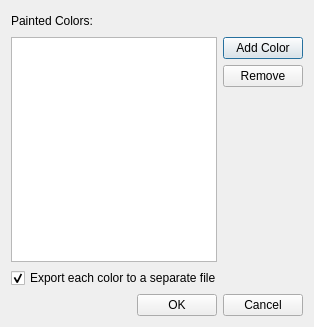
<?xml version="1.0" encoding="UTF-8"?>
<ui version="4.0">
 <class>Dialog</class>
 <widget class="QDialog" name="Dialog">
  <property name="geometry">
   <rect>
    <x>0</x>
    <y>0</y>
    <width>314</width>
    <height>327</height>
   </rect>
  </property>
  <property name="windowTitle">
   <string>Import Planes from Mesh</string>
  </property>
  <layout class="QVBoxLayout" name="verticalLayout_2">
   <item>
    <layout class="QHBoxLayout" name="horizontalLayout">
     <item>
      <widget class="QLabel" name="label">
       <property name="text">
        <string>Painted Colors:</string>
       </property>
      </widget>
     </item>
     <item>
      <spacer name="horizontalSpacer_2">
       <property name="orientation">
        <enum>Qt::Horizontal</enum>
       </property>
       <property name="sizeHint" stdset="0">
        <size>
         <width>40</width>
         <height>20</height>
        </size>
       </property>
      </spacer>
     </item>
    </layout>
   </item>
   <item>
    <layout class="QHBoxLayout" name="horizontalLayout_3">
     <item>
      <widget class="QListWidget" name="color_list"/>
     </item>
     <item>
      <layout class="QVBoxLayout" name="verticalLayout">
       <item>
        <widget class="QPushButton" name="add_color_button">
         <property name="text">
          <string>Add Color</string>
         </property>
        </widget>
       </item>
       <item>
        <widget class="QPushButton" name="remove_color_button">
         <property name="text">
          <string>Remove</string>
         </property>
        </widget>
       </item>
       <item>
        <spacer name="verticalSpacer">
         <property name="orientation">
          <enum>Qt::Vertical</enum>
         </property>
         <property name="sizeHint" stdset="0">
          <size>
           <width>20</width>
           <height>40</height>
          </size>
         </property>
        </spacer>
       </item>
      </layout>
     </item>
    </layout>
   </item>
   <item>
    <widget class="QCheckBox" name="check_separate">
     <property name="text">
      <string>Export each color to a separate file</string>
     </property>
     <property name="checked">
      <bool>true</bool>
     </property>
    </widget>
   </item>
   <item>
    <layout class="QHBoxLayout" name="horizontalLayout_2">
     <item>
      <spacer name="horizontalSpacer">
       <property name="orientation">
        <enum>Qt::Horizontal</enum>
       </property>
       <property name="sizeHint" stdset="0">
        <size>
         <width>40</width>
         <height>20</height>
        </size>
       </property>
      </spacer>
     </item>
     <item>
      <widget class="QPushButton" name="ok_button">
       <property name="text">
        <string>OK</string>
       </property>
      </widget>
     </item>
     <item>
      <widget class="QPushButton" name="cancel_button">
       <property name="text">
        <string>Cancel</string>
       </property>
      </widget>
     </item>
    </layout>
   </item>
  </layout>
 </widget>
 <resources/>
 <connections>
  <connection>
   <sender>ok_button</sender>
   <signal>clicked()</signal>
   <receiver>Dialog</receiver>
   <slot>accept()</slot>
   <hints>
    <hint type="sourcelabel">
     <x>156</x>
     <y>152</y>
    </hint>
    <hint type="destinationlabel">
     <x>142</x>
     <y>86</y>
    </hint>
   </hints>
  </connection>
  <connection>
   <sender>cancel_button</sender>
   <signal>clicked()</signal>
   <receiver>Dialog</receiver>
   <slot>reject()</slot>
   <hints>
    <hint type="sourcelabel">
     <x>237</x>
     <y>152</y>
    </hint>
    <hint type="destinationlabel">
     <x>142</x>
     <y>86</y>
    </hint>
   </hints>
  </connection>
 </connections>
</ui>
